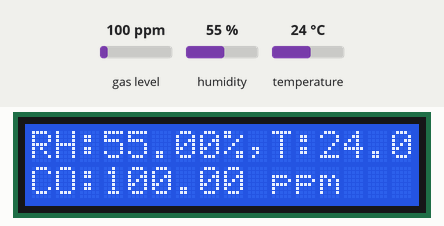
Simulated run of this sketch. Board: Arduino Uno, built with avr-gcc and run on an emulated ATmega328P. Parts: 16×2 character LCD. The test bench sets the inputs (shaded band); at power-on: gas level 100 ppm, humidity 55 %, temperature 24 °C. The modem accepts every AT command (registered, SIM ready, sends succeed) and sends nothing else; what the sketch prints to the serial monitor is not drawn.

Above: at 6.5 s.
6.6 s: gas level set to 20 ppm
At 13.0 s:
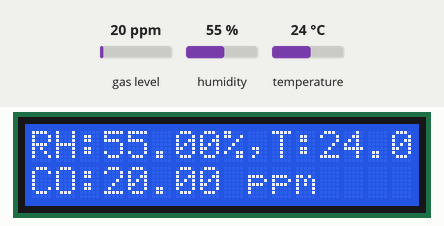
14.1 s: humidity set to 22 %
At 20.2 s:
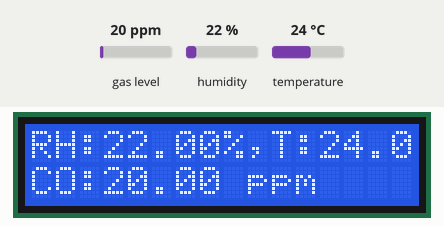
20.7 s: temperature set to 12 °C
At 27.1 s:
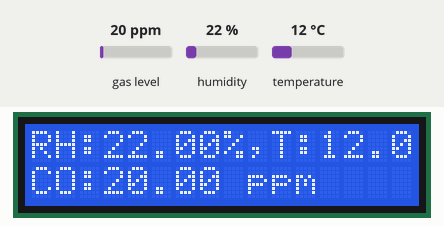
27.4 s: gas level set to 250 ppm
At 33.4 s:
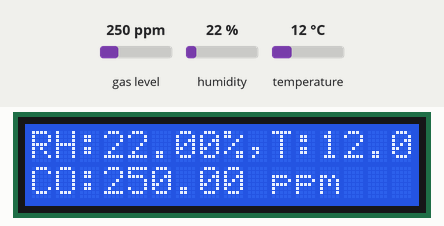
34.1 s: humidity set to 40 %
At 40.5 s:
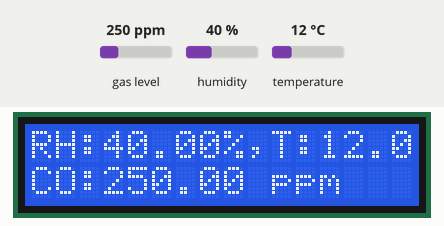
40.8 s: gas level set to 500 ppm
At 46.6 s:
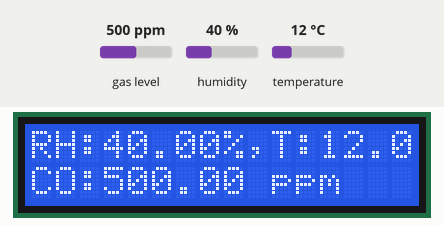
Timing chart, 0 to 48.1 s (numbered marks = the images above; inputs shaded):
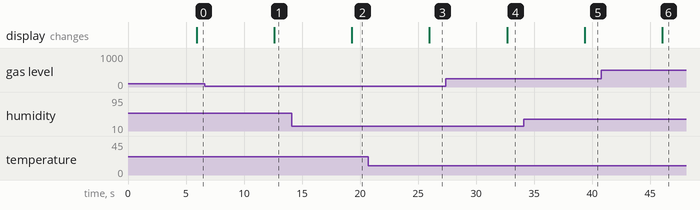

Measured:
- after the input at 6.6 s, the display: changes after 6.0 s (image 1)
- after the input at 14.1 s, the display: changes after 5.2 s (image 2)
- after the input at 20.7 s, the display: changes after 5.3 s (image 3)
- after the input at 27.4 s, the display: changes after 5.3 s (image 4)
- after the input at 34.1 s, the display: changes after 5.3 s (image 5)
- after the input at 40.8 s, the display: changes after 5.3 s (image 6)

The sketch:

esp-and-lcd-dht22-connect.ino
```cpp
#include <Wire.h>
#include <LiquidCrystal_I2C.h>
#include "DHT.h"
#include "MQ7.h"

MQ7 mq7(A0,5.0);

#include <SoftwareSerial.h>
#define RX 10
#define TX 11

#define DHTPIN 2
#define DHTTYPE DHT22

String AP = "Arjuna";       // CHANGE ME
String PASS = "arjuna12345"; // CHANGE ME
String API = "ELIB1XW18XYTXE2W";   // CHANGE ME
String HOST = "api.thingspeak.com";
String PORT = "80";

int countTrueCommand;
int countTimeCommand;
boolean found = false;
int valSensor = 1;

String sensorDataString = "";

String COvalue = "";

//dht sensor
DHT dht(DHTPIN, DHTTYPE);

SoftwareSerial esp8266(RX,TX);

LiquidCrystal_I2C lcd(0x27,16,2);  // set the LCD address to 0x27 for a 16 chars and 2 line display

void setup()
{

  displayText("Hello from Air!","Connecting..wifi",true);

  Serial.begin(9600);

  dhtSetup();

  esp8266.begin(115200);
  sendCommand("AT",5,"OK");
  sendCommand("AT+CWMODE=1",5,"OK");
  sendCommand("AT+CWJAP=\""+ AP +"\",\""+ PASS +"\"",20,"OK");

}

void mq7read(){
//    Serial.println("CO value");
//    Serial.println(mq7.getPPM());
  COvalue = (String)mq7.getPPM();
  delay(2000);
}

void dhtSetup(){
  Serial.println("DHTxx test!");
  dht.begin();
}

void dhtRead(){
  delay(2000); // 2 seconds to load
  float h = dht.readHumidity();
  // Read temperature as Celsius (the default)
  float t = dht.readTemperature();
  // Read temperature as Fahrenheit (isFahrenheit = true)
  float f = dht.readTemperature(true);

  if (isnan(h) || isnan(t) || isnan(f)) {
    Serial.println("Failed to read from DHT sensor!");
    return;
  }

  Serial.print("Humidity: ");
  Serial.print(h);
  Serial.print(" %\t");
  Serial.print("Temperature: ");
  Serial.print(t);
  Serial.print(" *C ");
  Serial.print(f);
  Serial.print(" *F\t");

  displayText("RH:" + (String)h + "%" + ",T:" + (String)t + " C", "CO:"+ COvalue+" ppm",true);
  sensorDataString = getSensorData((String)h,(String)t,COvalue);

  Serial.print(sensorDataString);

  delay(1000);

}


void displayText(String row1, String row2, boolean backlightStatus){
  lcd.init();

  if(backlightStatus == false){
      lcd.noBacklight();
  }
  else{
      lcd.backlight();
  }

  lcd.backlight();
  lcd.print(row1);
  lcd.setCursor(0,1);
  lcd.print(row2);
 }


void loop()
{

 syncSensorData();

 mq7read();
 dhtRead();

 //delay(15000);
}


String getSensorData(String val1,String val2,String val3){
  String x = "field1="+val1+"&" + "field2="+val2 + "&" + "field3="+val3;
  return x;
}

void sendCommand(String command, int maxTime, char readReplay[]) {
  Serial.print(countTrueCommand);
  Serial.print(". at command => ");
  Serial.print(command);
  Serial.print(" ");
  while(countTimeCommand < (maxTime*1))
  {
    esp8266.println(command);//at+cipsend
    if(esp8266.find(readReplay))//ok
    {
      found = true;
      break;
    }

    countTimeCommand++;
  }

  if(found == true)
  {
    Serial.println("OYI");
    //displayText("Server connected","Data sent", true);
    countTrueCommand++;
    countTimeCommand = 0;
  }

  if(found == false)
  {
    Serial.println("Fail");
    //displayText("Server not connected","Data fail", true);
    countTrueCommand = 0;
    countTimeCommand = 0;
  }

  found = false;
}

//function to sync data with server
void syncSensorData(){

 String getData = "GET /update?api_key="+ API +"&"+ sensorDataString;
 sendCommand("AT+CIPMUX=1",5,"OK");
 sendCommand("AT+CIPSTART=0,\"TCP\",\""+ HOST +"\","+ PORT,15,"OK");
 sendCommand("AT+CIPSEND=0," +String(getData.length()+4),4,">");
 esp8266.println(getData);
 delay(1500);
 countTrueCommand++;
 sendCommand("AT+CIPCLOSE=0",5,"OK");
}
```
